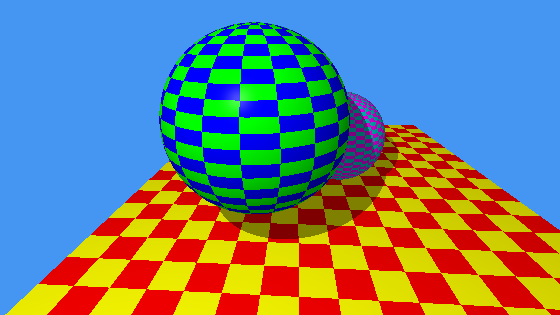
Frame 1 (no input)
Frame 60 (the mouse pressed at the canvas centre just before this capture): identical to frame 1, image omitted
Frame 120 (the mouse held since frame 60 and released just before this capture): identical to frame 1, image omitted

The Processing sketch that drew this single still picture (run headless with seeded random() and noise(); from frame 60 on, the mouse is pressed at the canvas centre):

// Processing sketch: Assignment_4_Procedural_Shading
// ── Assignment_4_Procedural_Shading.pde
// light position
ArrayList<float[]> lights;

// camera position
float[] eye;

// camera look at
float[] lookAt;

// right and up vector of the near clipping plane
float[] vector_right;
float[] vector_up;

// top left pixel position on the near clipping plane
float[] upper_left;

// all objects in the scene (for kd tree)
ArrayList<Primitive> objects;

// intersecion with which object (multiple when performing supersampling)
ArrayList<Integer> choices;

// the intersecion coordinate (multiple when performing supersampling)
ArrayList<float[]> inter;

// if the pixel is shadowed or not (multiple when performing supersampling)
ArrayList<ArrayList<Boolean>> shadows;

// the color of a pixel (multiple when performing supersampling)
ArrayList<float[]> colors;

// number of supersampling
int sample = 1;

// size of the tiles
int procedural = 25;

// to update the canvas or not
boolean toDraw;

// this function is executed once for setting up some parameters
void setup() {
  // canvas size
  size(560, 315);

  // lights' positions
  lights = new ArrayList();
  lights.add(new float[]{-100.0, 250.0, 300.0});
  //lights.add(new float[]{300.0, 1000.0, 0.0});

  // camera position
  eye = new float[]{-30.0, 150.0, 275.0};

  // camera look at
  lookAt = new float[]{-40.0, 75.0, 100.0};

  // create all primitives
  objects = new ArrayList();
  objects.add(new Primitive("background", null, null, 0.0, 0.0, 0.0, 0.0));
  objects.add(new Primitive("sphere", new float[]{-55.0, 100.0, 100.0}, new float[]{60.0}, 0.5, 0.6, 0.3, 30.0));
  objects.add(new Primitive("sphere", new float[]{15.0, 60.0, 5.0}, new float[]{45.0}, 0.5, 0.5, 0.3, 30.0));
  objects.add(new Primitive("plane", new float[]{0.0, 0.0, 0.0}, new float[]{400.0, 500.0}, 0.5, 0.5, 0.3, 30.0));

  // finding the near clipping plane (upper left pixel position)
  findNear();
  choices = new ArrayList();
  inter = new ArrayList();
  shadows = new ArrayList();
  colors = new ArrayList();
  toDraw = true;
}

void draw() {
  if (toDraw) {
    // move camera
    //eye[0] += .5;
    //eye[2] += 1;
    //findNear();

    for (int i = 0; i < width; i++) {
      for (int j = 0; j < height; j++) {
        choices.clear();
        inter.clear();
        shadows.clear();
        colors.clear();

        for (int k = 0; k < sample; k++) {
          if (k == 0) raytrace(i, j, 0, 0);
          else raytrace(i, j, random(-0.5, 0.5), random(-0.5, 0.5));
          calculate_color();
        }
        float r = 0.0, g = 0.0, b = 0.0;
        for (int k = 0; k < sample; k++) {
          r += colors.get(k)[0];
          g += colors.get(k)[1];
          b += colors.get(k)[2];
        }
        set(i, j, color(r / sample, g / sample, b / sample));
      }
    }
    //save("Assignment_4_Procedural_Shading_II.png");
    toDraw = false;
  }
}

/**
 * This function calculates the position of the top left pixel on the near clipping
 * plane and also the up and right vectors of the near clipping plane.
 */
void findNear() {
  // field of view y (in degree)
  float fovy = 60.0;

  // distance from the camera to the near clipping plane (default value of the perspective() function in processing)
  float near = (height/2.0) / tan(fovy / 2.0 * PI / 180.0) / 10.0;

  // distance from camera to the far clipping plane (default value of the perspective() function in processing)
  //float far = (height/2.0) / tan(fovy / 2.0 * PI / 180.0) * 10.0;

  // the vecter from eye to lookAt
  float[] vector_camera_eye = new float[]{lookAt[0] - eye[0], lookAt[1] - eye[1], lookAt[2] - eye[2]};
  vector_camera_eye = normalize(vector_camera_eye);

  // the center of the near clipping plan
  float[]near_center = new float[]{eye[0] + near * vector_camera_eye[0], eye[1] + near * vector_camera_eye[1], eye[2] + near * vector_camera_eye[2]};

  // the right vector of the near clipping plane (cross product of the vecter from eye to lookAt and the camera up vector)
  vector_right = crossProduct(vector_camera_eye, new float[]{0.0, 1.0, 0.0});

  // normalize the right vector
  vector_right = normalize(vector_right);

  // the up vector of the near clipping plane (cross product of the right vector and the vecter from eye to lookAt)
  vector_up = crossProduct(vector_right, vector_camera_eye);

  // normalize the up vector
  vector_up = normalize(vector_up);

  // auxiliary variable for finding the top center of the near clipping plan
  float n1 = tan(fovy / 2.0 * PI / 180.0) * near;

  // top center of the near clipping plan
  float[] near_topcenter = new float[]{near_center[0] + n1 * vector_up[0], near_center[1] + n1 * vector_up[1], near_center[2] + n1 * vector_up[2]};

  // calculate the pixel size accordingly (height == width)
  float pixel_size;
  if (height % 2 == 1) pixel_size = sqrt((near_topcenter[0] - near_center[0]) * (near_topcenter[0] - near_center[0]) + (near_topcenter[1] - near_center[1]) * (near_topcenter[1] - near_center[1]) + (near_topcenter[2] - near_center[2]) * (near_topcenter[2] - near_center[2])) / (height / 2);
  else pixel_size = sqrt((near_topcenter[0] - near_center[0]) * (near_topcenter[0] - near_center[0]) + (near_topcenter[1] - near_center[1]) * (near_topcenter[1] - near_center[1]) + (near_topcenter[2] - near_center[2]) * (near_topcenter[2] - near_center[2])) / ((height / 2) - 0.5);

  // normalize vector_right wrt the pixel size
  vector_right[0] = vector_right[0] * pixel_size;
  vector_right[1] = vector_right[1] * pixel_size;
  vector_right[2] = vector_right[2] * pixel_size;

  // normalize vector_up wrt the pixel size
  vector_up[0] = vector_up[0] * pixel_size;
  vector_up[1] = vector_up[1] * pixel_size;
  vector_up[2] = vector_up[2] * pixel_size;

  // calculate upper left pixel position accordingly
  if (width % 2 == 1) upper_left = new float[]{near_topcenter[0] - (width / 2) * vector_right[0], near_topcenter[1] - (width / 2) * vector_right[1], near_topcenter[2] - (width / 2) * vector_right[2]};
  else upper_left = new float[]{near_topcenter[0] - (width / 2 - 0.5) * vector_right[0], near_topcenter[1] - (width / 2 - 0.5) * vector_right[1], near_topcenter[2] - (width / 2 - 0.5) * vector_right[2]};
}


/**
 * This function calculates and returns the cross product of two given vectors.
 *
 * @param v1 - the first vector
 * @param v2 - the other vector
 * @return   - the cross product
 */
float[] crossProduct(float[] v1, float[] v2) {
  float[] result = new float[3];
  result[0] = v1[1] * v2[2] - v1[2] * v2[1];
  result[1] = v1[2] * v2[0] - v1[0] * v2[2];
  result[2] = v1[0] * v2[1] - v1[1] * v2[0];
  return result;
}

/*
 * This function calculates the normalized vector of the given one and returns it.
 *
 * @param v - the given vector
 * @return  - the normalized vector
 */
float[] normalize(float[] v) {
  float temp = sqrt(v[0] * v[0] + v[1] * v[1] + v[2] * v[2]);
  v[0] = v[0] / temp;
  v[1] = v[1] / temp;
  v[2] = v[2] / temp;
  return v;
}

float mod(float f1, float f2) {
  return f1 - f2 * floor(f1 / f2);
}


/**
 * This function perfroms raytracing to find the intersection.
 * sphere1: (x+55)^2 + (y-100)^2 + (z-100)^2 = 60^2
 * sphere2: (x-15)^2 + (y-60)^2 + (z-5)^2 = 45^2
 * floor: y = 0 with -200 <= x <= 200 && -250 <= z <= 250
 *
 * @param i  - varaible for locating the pixel position
 * @param j  - varaible for locating the pixel position
 * @param dx - varaible for translating the pixel position
 * @param dy - varaible for translating the pixel position
 */
void raytrace(int i, int j, float dx, float dy) {
  choices.add(0);
  inter.add(new float[3]);
  shadows.add(new ArrayList());
  for (int k = 0; k < lights.size(); k++) {
    shadows.get(shadows.size() - 1).add(false);
  }
  // the pixel position
  float[] pixel_position = new float[3];
  // the vector of the ray tracing path
  float[] vector = new float[3];
  // vector for checking shadow
  float[] vTemp = new float[3];

  // coeffecients for finding intersections
  float A, B, C, D;
  // auxiliary parameter for finding intersections
  float coefficient;

  pixel_position[0] = upper_left[0] + i * vector_right[0] - j * vector_up[0] + dx * vector_right[0] - dy * vector_up[0];
  pixel_position[1] = upper_left[1] + i * vector_right[1] - j * vector_up[1] + dx * vector_right[1] - dy * vector_up[1];
  pixel_position[2] = upper_left[2] + i * vector_right[2] - j * vector_up[2] + dx * vector_right[2] - dy * vector_up[2];
  vector[0] = pixel_position[0] - eye[0];
  vector[1] = pixel_position[1] - eye[1];
  vector[2] = pixel_position[2] - eye[2];

  // check sphere1
  A = vector[0] * vector[0] + vector[1] * vector[1] + vector[2] * vector[2];
  B = 2 * (pixel_position[0] + 55) * vector[0] + 2 * (pixel_position[1] - 100) * vector[1] + 2 * (pixel_position[2] - 100) * vector[2];
  C = pow(pixel_position[0] + 55, 2) + pow(pixel_position[1] - 100, 2) + pow(pixel_position[2] - 100, 2) - 60 * 60;
  D = B * B - 4 * A * C;
  if (D >= 0) {
    choices.set(choices.size() - 1, 1);
    coefficient = (-B - sqrt(D)) / (2 * A);
    if (coefficient <= 0) coefficient = (B - sqrt(D)) / (2 * A);
    inter.get(inter.size() - 1)[0] = pixel_position[0] + vector[0] * coefficient;
    inter.get(inter.size() - 1)[1] = pixel_position[1] + vector[1] * coefficient;
    inter.get(inter.size() - 1)[2] = pixel_position[2] + vector[2] * coefficient;

    // check shadow
    for (int k = 0; k < lights.size(); k++) {
      vTemp[0] = lights.get(k)[0] - inter.get(inter.size() - 1)[0];
      vTemp[1] = lights.get(k)[1] - inter.get(inter.size() - 1)[1];
      vTemp[2] = lights.get(k)[2] - inter.get(inter.size() - 1)[2];
      A = vTemp[0] * vTemp[0] + vTemp[1] * vTemp[1] + vTemp[2] * vTemp[2];
      B = 2 * (inter.get(inter.size() - 1)[0] + 55) * vTemp[0] + 2 * (inter.get(inter.size() - 1)[1] - 100) * vTemp[1] + 2 * (inter.get(inter.size() - 1)[2] - 100) * vTemp[2];
      C = pow(inter.get(inter.size() - 1)[0] + 55, 2) + pow(inter.get(inter.size() - 1)[1] - 100, 2) + pow(inter.get(inter.size() - 1)[2] - 100, 2) - 60 * 60;
      D = B * B - 4 * A * C;
      if (D >= 0) {
        if ((-B - sqrt(D)) / (2 * A) > 0 && (-B + sqrt(D)) / (2 * A) > 0) shadows.get(shadows.size() - 1).set(k, true);
      }
    }
  }

  // check sphere2
  if (choices.get(choices.size() - 1) == 0) {
    A = vector[0] * vector[0] + vector[1] * vector[1] + vector[2] * vector[2];
    B = 2 * (pixel_position[0] - 15) * vector[0] + 2 * (pixel_position[1] - 60) * vector[1] + 2 * (pixel_position[2] - 5) * vector[2];
    C = (pixel_position[0] - 15) * (pixel_position[0] - 15) + (pixel_position[1] - 60) * (pixel_position[1] - 60) + (pixel_position[2] - 5) * (pixel_position[2] - 5) - 45 * 45;
    D = B * B - 4 * A * C;
    if (D >= 0) choices.set(choices.size() - 1, 2);
    coefficient = (-B - sqrt(D)) / (2 * A);
    if (coefficient <= 0) coefficient = (B - sqrt(D)) / (2 * A);
    inter.get(inter.size() - 1)[0] = pixel_position[0] + vector[0] * coefficient;
    inter.get(inter.size() - 1)[1] = pixel_position[1] + vector[1] * coefficient;
    inter.get(inter.size() - 1)[2] = pixel_position[2] + vector[2] * coefficient;

    // check shadow
    for (int k = 0; k < lights.size(); k++) {
      vTemp[0] = lights.get(k)[0] - inter.get(inter.size() - 1)[0];
      vTemp[1] = lights.get(k)[1] - inter.get(inter.size() - 1)[1];
      vTemp[2] = lights.get(k)[2] - inter.get(inter.size() - 1)[2];
      A = vTemp[0] * vTemp[0] + vTemp[1] * vTemp[1] + vTemp[2] * vTemp[2];
      B = 2 * (inter.get(inter.size() - 1)[0] - 15) * vTemp[0] + 2 * (inter.get(inter.size() - 1)[1] - 60) * vTemp[1] + 2 * (inter.get(inter.size() - 1)[2] - 5) * vTemp[2];
      C = pow(inter.get(inter.size() - 1)[0] - 15, 2) + pow(inter.get(inter.size() - 1)[1] - 60, 2) + pow(inter.get(inter.size() - 1)[2] - 5, 2) - 45 * 45;
      D = B * B - 4 * A * C;
      if (D >=0) {
        if ((-B - sqrt(D)) / (2 * A) > 0 && (-B + sqrt(D)) / (2 * A) > 0) shadows.get(shadows.size() - 1).set(k, true);
      }

      A = vTemp[0] * vTemp[0] + vTemp[1] * vTemp[1] + vTemp[2] * vTemp[2];
      B = 2 * (inter.get(inter.size() - 1)[0] + 55) * vTemp[0] + 2 * (inter.get(inter.size() - 1)[1] - 100) * vTemp[1] + 2 * (inter.get(inter.size() - 1)[2] - 100) * vTemp[2];
      C = pow(inter.get(inter.size() - 1)[0] + 55, 2) + pow(inter.get(inter.size() - 1)[1] - 100, 2) + pow(inter.get(inter.size() - 1)[2] - 100, 2) - 60 * 60;
      D = B * B - 4 * A * C;
      if (D >= 0) {
        if ((-B - sqrt(D)) / (2 * A) > 0 && (-B + sqrt(D)) / (2 * A) > 0) shadows.get(shadows.size() - 1).set(k, true);
      }
    }
  }

  // check floor
  if (choices.get(choices.size() - 1) == 0) {
    D = -pixel_position[1] / vector[1];
    if (D >= 0) {
      inter.get(inter.size() - 1)[0] = pixel_position[0] + vector[0] * D;
      inter.get(inter.size() - 1)[1] = pixel_position[1] + vector[1] * D;
      inter.get(inter.size() - 1)[2] = pixel_position[2] + vector[2] * D;
      if (inter.get(inter.size() - 1)[0] <= 200 && inter.get(inter.size() - 1)[0] >= -200 && inter.get(inter.size() - 1)[2] <= 250 && inter.get(inter.size() - 1)[2] >= -250) {
        choices.set(choices.size() - 1, 3);
      }
    }

    // check shadow
    for (int k = 0; k < lights.size(); k++) {
      vTemp[0] = lights.get(k)[0] - inter.get(inter.size() - 1)[0];
      vTemp[1] = lights.get(k)[1] - inter.get(inter.size() - 1)[1];
      vTemp[2] = lights.get(k)[2] - inter.get(inter.size() - 1)[2];
      A = vTemp[0] * vTemp[0] + vTemp[1] * vTemp[1] + vTemp[2] * vTemp[2];
      B = 2 * (inter.get(inter.size() - 1)[0] - 15) * vTemp[0] + 2 * (inter.get(inter.size() - 1)[1] - 60) * vTemp[1] + 2 * (inter.get(inter.size() - 1)[2] - 5) * vTemp[2];
      C = pow(inter.get(inter.size() - 1)[0] - 15, 2)  + pow(inter.get(inter.size() - 1)[1] - 60, 2) + pow(inter.get(inter.size() - 1)[2] - 5, 2) - 45 * 45;
      D = B * B - 4 * A * C;
      if (D >=0) {
        if ((-B - sqrt(D)) / (2 * A) > 0 && (-B + sqrt(D)) / (2 * A) > 0) shadows.get(shadows.size() - 1).set(k, true);
      }

      A = vTemp[0] * vTemp[0] + vTemp[1] * vTemp[1] + vTemp[2] * vTemp[2];
      B = 2 * (inter.get(inter.size() - 1)[0] + 55) * vTemp[0] + 2 * (inter.get(inter.size() - 1)[1] - 100) * vTemp[1] + 2 * (inter.get(inter.size() - 1)[2] - 100) * vTemp[2];
      C = pow(inter.get(inter.size() - 1)[0] + 55, 2) + pow(inter.get(inter.size() - 1)[1] - 100, 2) + pow(inter.get(inter.size() - 1)[2] - 100, 2) - 60 * 60;
      D = B * B - 4 * A * C;
      if (D >= 0) {
        if ((-B - sqrt(D)) / (2 * A) > 0 && (-B + sqrt(D)) / (2 * A) > 0) shadows.get(shadows.size() - 1).set(k, true);
      }
    }
  }
}


void calculate_color() {
  float ka, kd, ks, specExp; // reflection coefficients
  float[] ambient, diffuse, specular, c = new float[]{0.0, 0.0, 0.0};
  float[] S, N, V, R;
  float dotTemp, specDot;
  float u, v, dx, dz;

  // draw scene
  switch(choices.get(choices.size() - 1)) {
  case 0:
    colors.add(new float[]{69.0, 150.0, 243.0});
    break;
  case 1:
    ka = 0.5;
    kd = 0.6;
    ks = 0.3;
    specExp = 30.0;

    // normal vector
    N = new float[]{inter.get(inter.size() - 1)[0] + 55.0, inter.get(inter.size() - 1)[1] - 100.0, inter.get(inter.size() - 1)[2] - 100.0};
    // normalize N
    N = normalize(N);

    // destination (to the camera)
    V = new float[]{eye[0] - inter.get(inter.size() - 1)[0], eye[1] - inter.get(inter.size() - 1)[1], eye[2] - inter.get(inter.size() - 1)[2]};
    // normalize V
    V = normalize(V);

    if (inter.get(inter.size() - 1)[0] == -55 && inter.get(inter.size() - 1)[1] == 160 && inter.get(inter.size() - 1)[2] == 100) {
      u = 0.0;
      v = 0.0;
    } else if (inter.get(inter.size() - 1)[0] == -55 && inter.get(inter.size() - 1)[1] == 40 && inter.get(inter.size() - 1)[2] == 100) {
      u = 0.0;
      v = 1.0;
    } else {
      float[] temp = new float[]{inter.get(inter.size() - 1)[0] - (-55.0), 0.0, inter.get(inter.size() - 1)[2] - 100.0};
      temp = normalize(temp);
      dotTemp = temp[2];
      if (temp[0] > 0) u = acos(dotTemp) / 2.0 / PI;
      else if (temp[0] < 0) u = (2.0 * PI - acos(dotTemp)) / 2.0 / PI;
      else {
        if (temp[2] > 0) u = 0.0;
        else u = 0.5;
      }
      dotTemp = N[1];
      v = acos(dotTemp) / PI;
    }

    // checkerboard size in uv
    dx = procedural / 400.0 * 0.8;
    dz = procedural / 500.0 * 0.8;
    if ((ceil(u / dx) + ceil(v / dz)) % 2 == 0) ambient = new float[]{0.0 * ka, 255.0 * ka, 0.0 * ka};
    else ambient = new float[]{0.0 * ka, 0.0 * ka, 255.0 * ka};

    //ambient = new float[]{150.0 * ka, 150.0 * ka, 150.0 * ka};
    c[0] += ambient[0];
    c[1] += ambient[1];
    c[2] += ambient[2];
    for (int k = 0; k < lights.size(); k++) {
      // direction of incoming light
      S = new float[]{lights.get(k)[0] - inter.get(inter.size() - 1)[0], lights.get(k)[1] - inter.get(inter.size() - 1)[1], lights.get(k)[2] - inter.get(inter.size() - 1)[2]};
      // normalize S
      S = normalize(S);

      // reflection vector
      dotTemp = S[0] * N[0] + S[1] * N[1] + S[2] * N[2];
      R = new float[]{-S[0] + 2 * N[0] * dotTemp, -S[1] + 2 * N[1] * dotTemp, -S[2] + 2 * N[2] * dotTemp};
      // normalize R
      R = normalize(R);

      dotTemp = N[0] * S[0] + N[1] * S[1] + N[2] * S[2];
      if (dotTemp >= 0) {
        if ((ceil(u / dx) + ceil(v / dz)) % 2 == 0) diffuse = new float[]{0.0 * dotTemp * kd, 255.0 * dotTemp * kd, 0.0 * dotTemp * kd};
        else diffuse = new float[]{0.0 * dotTemp * kd, 0.0 * dotTemp * kd, 255.0 * dotTemp * kd};
      } else diffuse = new float[]{0.0, 0.0, 0.0};
      dotTemp = R[0] * V[0] + R[1] * V[1] + R[2] * V[2];
      if (dotTemp >= 0) specDot = pow(dotTemp, specExp);
      else specDot = 0.0;
      specular = new float[]{255.0 * specDot * ks, 255.0 * specDot * ks, 255.0 * specDot * ks};
      if (!shadows.get(shadows.size() - 1).get(k)) {
        c[0] += diffuse[0];
        c[1] += diffuse[1];
        c[2] += diffuse[2];
        c[0] += specular[0];
        c[1] += specular[1];
        c[2] += specular[2];
      }
      colors.add(c);
    }
    break;
  case 2:
    ka = 0.5;
    kd = 0.5;
    ks = 0.3;
    specExp = 30.0;

    // normal vector
    N = new float[]{inter.get(inter.size() - 1)[0] - 15.0, inter.get(inter.size() - 1)[1] - 60.0, inter.get(inter.size() - 1)[2] - 5.0};
    // normalize N
    N = normalize(N);

    // destination (to the camera)
    V = new float[]{eye[0] - inter.get(inter.size() - 1)[0], eye[1] - inter.get(inter.size() - 1)[1], eye[2] - inter.get(inter.size() - 1)[2]};
    // normalize V
    V = normalize(V);

    if (inter.get(inter.size() - 1)[0] == 15 && inter.get(inter.size() - 1)[1] == 105 && inter.get(inter.size() - 1)[2] == 5) {
      u = 0.0;
      v = 0.0;
    } else if (inter.get(inter.size() - 1)[0] == 15 && inter.get(inter.size() - 1)[1] == 15 && inter.get(inter.size() - 1)[2] == 5) {
      u = 0.0;
      v = 1.0;
    } else {
      float[] temp = new float[]{inter.get(inter.size() - 1)[0] - 15.0, 0.0, inter.get(inter.size() - 1)[2] - 5.0};
      temp = normalize(temp);
      dotTemp = temp[2];
      if (temp[0] > 0) u = acos(dotTemp) / 2.0 / PI;
      else if (temp[0] < 0) u = (2.0 * PI - acos(dotTemp)) / 2.0 / PI;
      else {
        if (temp[2] > 0) u = 0.0;
        else u = 0.5;
      }
      dotTemp = N[1];
      v = acos(dotTemp) / PI;
    }

    // checkerboard size in uv
    dx = procedural / 400.0 * 0.5;
    dz = procedural / 500.0 * 0.5;
    if ((ceil(u / dx) + ceil(v / dz)) % 2 == 0) ambient = new float[]{0.0 * ka, 200.0 * ka, 200.0 * ka};
    else ambient = new float[]{255.0 * ka, 0.0 * ka, 255.0 * ka};
    //ambient = new float[]{250.0 * ka, 250.0 * ka, 250.0 * ka};
    c[0] += ambient[0];
    c[1] += ambient[1];
    c[2] += ambient[2];
    for (int k = 0; k < lights.size(); k++) {
      // direction of incoming light
      S = new float[]{lights.get(k)[0] - inter.get(inter.size() - 1)[0], lights.get(k)[1] - inter.get(inter.size() - 1)[1], lights.get(k)[2] - inter.get(inter.size() - 1)[2]};
      // normalize S
      S = normalize(S);

      // reflection vector
      dotTemp = S[0] * N[0] + S[1] * N[1] + S[2] * N[2];
      R = new float[]{-S[0] + 2 * N[0] * dotTemp, -S[1] + 2 * N[1] * dotTemp, -S[2] + 2 * N[2] * dotTemp};
      // normalize R
      R = normalize(R);

      dotTemp = N[0] * S[0] + N[1] * S[1] + N[2] * S[2];
      if (dotTemp >= 0) {
        if ((ceil(u / dx) + ceil(v / dz)) % 2 == 0) diffuse = new float[]{0.0 * dotTemp * kd, 200.0 * dotTemp * kd, 200.0 * dotTemp * kd};
        else diffuse = new float[]{255.0 * dotTemp * kd, 0.0 * dotTemp * kd, 255.0 * dotTemp * kd};
      } else diffuse = new float[]{0.0, 0.0, 0.0};
      dotTemp = R[0] * V[0] + R[1] * V[1] + R[2] * V[2];
      if (dotTemp >= 0) specDot = pow(dotTemp, specExp);
      else specDot = 0.0;
      specular = new float[]{255.0 * specDot * ks, 255.0 * specDot * ks, 255.0 * specDot * ks};
      if (!shadows.get(shadows.size() - 1).get(k)) {
        c[0] += diffuse[0];
        c[1] += diffuse[1];
        c[2] += diffuse[2];
        c[0] += specular[0];
        c[1] += specular[1];
        c[2] += specular[2];
      }
      colors.add(c);
    }
    break;
  case 3:
    ka = 0.5;
    kd = 0.5;
    ks = 0.3;
    specExp = 30.0;

    // normal vector
    N = new float[]{0.0, 1.0, 0.0};
    // normalize N
    N = normalize(N);

    // destination (to the camera)
    V = new float[]{eye[0] - inter.get(inter.size() - 1)[0], eye[1] - inter.get(inter.size() - 1)[1], eye[2] - inter.get(inter.size() - 1)[2]};
    // normalize V
    V = normalize(V);

    u = (inter.get(inter.size() - 1)[0] - (-200.0)) / (200.0 - (-200.0));
    v = (inter.get(inter.size() - 1)[2] - (-250.0)) / (250.0 - (-250.0));

    // checkerboard size in uv
    dx = procedural / 400.0;
    dz = procedural / 500.0;
    if ((ceil(u / dx) + ceil(v / dz)) % 2 == 0) ambient = new float[]{255.0 * ka, 255.0 * ka, 0.0 * ka};
    else ambient = new float[]{255.0 * ka, 0.0 * ka, 0.0 * ka};

    //ambient = new float[]{255.0 * ka, 228.0 * ka, 108.0 * ka};
    c[0] += ambient[0];
    c[1] += ambient[1];
    c[2] += ambient[2];

    for (int k = 0; k < lights.size(); k++) {
      // direction of incoming light
      S = new float[]{lights.get(k)[0] - inter.get(inter.size() - 1)[0], lights.get(k)[1] - inter.get(inter.size() - 1)[1], lights.get(k)[2] - inter.get(inter.size() - 1)[2]};
      // normalize S
      S = normalize(S);

      // reflection vector
      dotTemp = S[0] * N[0] + S[1] * N[1] + S[2] * N[2];
      R = new float[]{-S[0] + 2 * N[0] * dotTemp, -S[1] + 2 * N[1] * dotTemp, -S[2] + 2 * N[2] * dotTemp};
      // normalize R
      R = normalize(R);

      dotTemp = N[0] * S[0] + N[1] * S[1] + N[2] * S[2];
      if (dotTemp >= 0) {
        if ((ceil(u / dx) + ceil(v / dz)) % 2 == 0) diffuse = new float[]{255.0 * dotTemp * kd, 255.0 * dotTemp * kd, 0.0 * dotTemp * kd};
        else diffuse = new float[]{255.0 * dotTemp * kd, 0.0 * dotTemp * kd, 0.0 * dotTemp * kd};
      } else diffuse = new float[]{0.0, 0.0, 0.0};
      dotTemp = R[0] * V[0] + R[1] * V[1] + R[2] * V[2];
      if (dotTemp >= 0) specDot = pow(dotTemp, specExp);
      else specDot = 0.0;
      specular = new float[]{255.0 * specDot * ks, 255.0 * specDot * ks, 255.0 * specDot * ks};
      if (!shadows.get(shadows.size() - 1).get(k)) {
        c[0] += diffuse[0];
        c[1] += diffuse[1];
        c[2] += diffuse[2];
        c[0] += specular[0];
        c[1] += specular[1];
        c[2] += specular[2];
      }
      colors.add(c);
    }
    break;
  }
}

// ── Primitive.pde
class Primitive{
  String type;
  float[] center;
  float[] geometry;
  float ka;
  float kd;
  float ks;
  float specExp;
  public Primitive(String type, float[] center, float[] geometry, float ka, float kd, float ks, float specExp) {
    this.type = type;
    this.center = center;
    this.geometry = geometry;
    this.ka = ka;
    this.kd = kd;
    this.ks = ks;
    this.specExp = specExp;
  }
}
